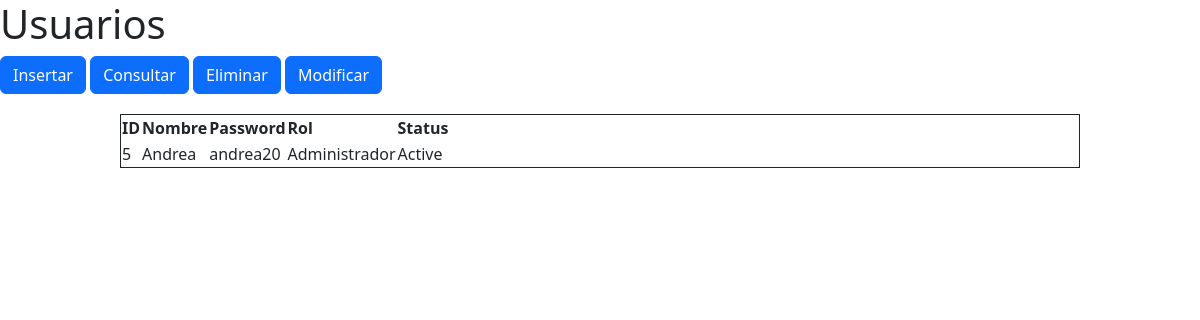
The page /usuarios on the database as committed earlier.
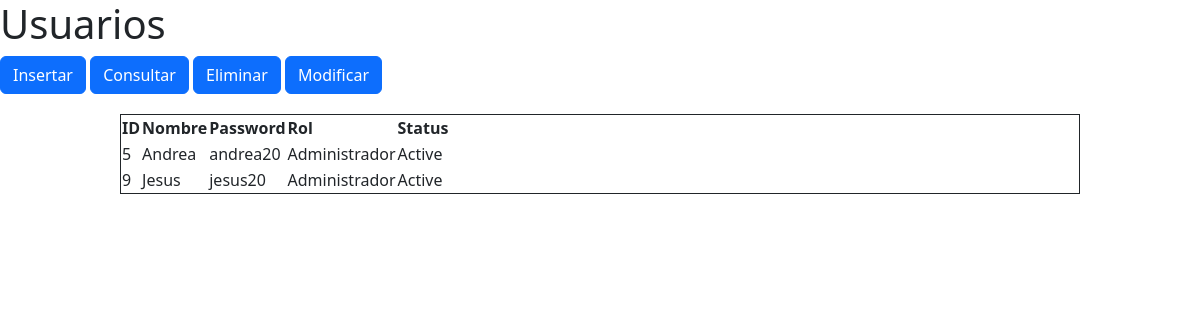
The same page on the database as committed later.
### default/models.py (models this page shows)
class Usuarios(models.Model):
    nombre = models.CharField(max_length=150, null=True)
    password = models.CharField(max_length=10, null=True)
    rol = models.CharField(max_length=100, null=True)
    status = models.CharField(max_length=50, null=True)
    fecha_actualizacion = models.DateField(default=date.today, null=True)
    class Meta:
        db_table = 'usuarios'

### default/views.py (the view)
# urls.py: path('usuarios', default.views.usuarios, name="usuarios"),
def usuarios(request):
    usuarios = list(Usuarios.objects.values())
    print(usuarios)
    return render(request, 'usuarios/usuarios.html', {
        'usuarios': usuarios
    })

### default/templates/usuarios/usuarios.html (shortened to what this page needs)
<!DOCTYPE html>
<html lang="en">
<head>
    <link href="https://cdn.jsdelivr.net/npm/bootstrap@5.2.3/dist/css/bootstrap.min.css" rel="stylesheet"
 />
</head>
<body>
    <h1>Usuarios</h1>
    <button type="button" class="btn btn-primary" data-bs-toggle="modal" data-bs-target="#formulario-agregar">
        Insertar
    </button>
    <button type="button" class="btn btn-primary" data-bs-toggle="modal" data-bs-target="#formulario-query">
        Consultar
    </button>
    <button type="button" class="btn btn-primary" data-bs-toggle="modal" data-bs-target="#formulario-eliminar">
        Eliminar
    </button>
    <button type="button" class="btn btn-primary" data-bs-toggle="modal" data-bs-target="#formulario-modificar">
        Modificar
    </button>
    <div style="width: 80%; border: 1px solid; margin: 0 auto; margin-top: 20px;">
        <table>
            <tr>
                <th>ID</th>
                <th>Nombre</th>
                <th>Password</th>
                <th>Rol</th>
                <th>Status</th>
            </tr>
            {% for usuario in usuarios %}
                <tr>
                    <td>
                        {{usuario.id}}
                    </td>
                    <td>
                        {{usuario.nombre}}
                    </td>
                    <td>
                        {{usuario.password}}
                    </td>
                    <td>
                        {{usuario.rol}}
                    </td>
                    <td>
                        {{usuario.status}}
                    </td>
                </tr>
            {% endfor %}
        </table>
    </div>
</body>
</html>

Rows that differ between the two databases and show on the page:
added Usuarios: id "9", nombre "Jesus", password "jesus20", rol "Administrador", status "Active"
